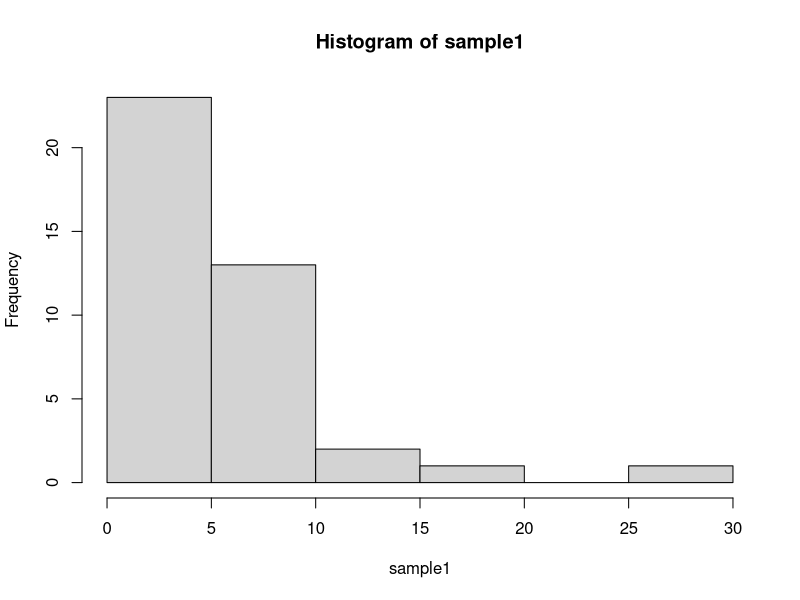
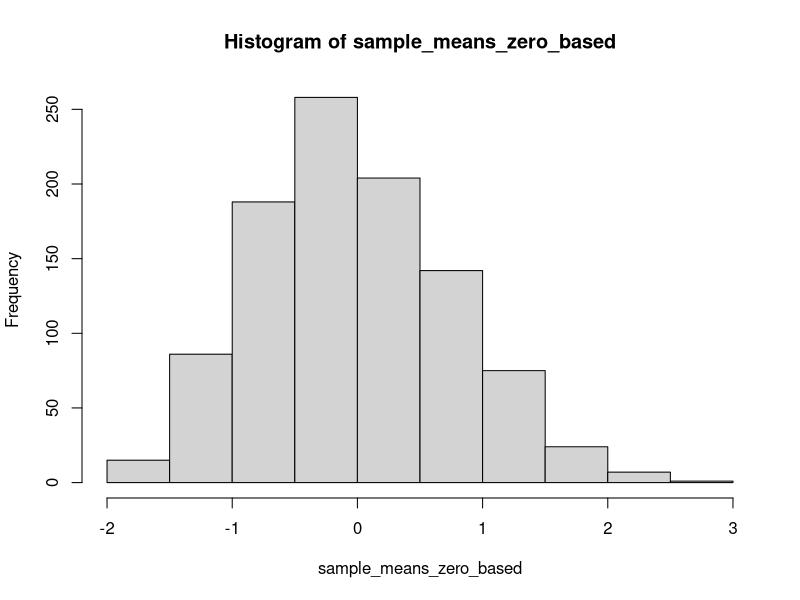

Source code (R) for these figures, in order:
## ---- chunk 1
sample_size <- 40
lambda <- 0.2
sample1 <- rexp(sample_size, lambda)
hist(sample1)
## ---- chunk 2
sample_means = NULL
sample_means_zero_based = NULL
sample_size <- 40
lambda <- 0.2
variance <- (1 / (lambda^2))
expected_mean <- 5.0
standard_deviation <- expected_mean
simulation_count <- 1000
for (i in 1 : simulation_count) {
  sample <- rexp(sample_size, lambda)
  sample_mean = mean(sample)
  sample_means_zero_based = c(sample_means_zero_based, (sample_mean - expected_mean))
  sample_means = c(sample_means, sample_mean)
}
hist(sample_means_zero_based)
## ---- chunk 3
expected_var_mean = variance / simulation_count
calculated_var_mean = var(sample_means)
expected_var_mean
calculated_var_mean
